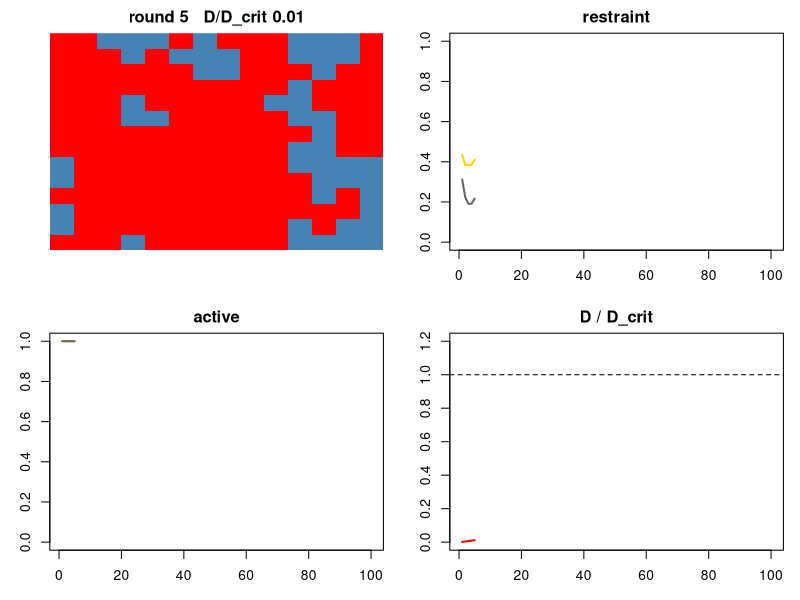
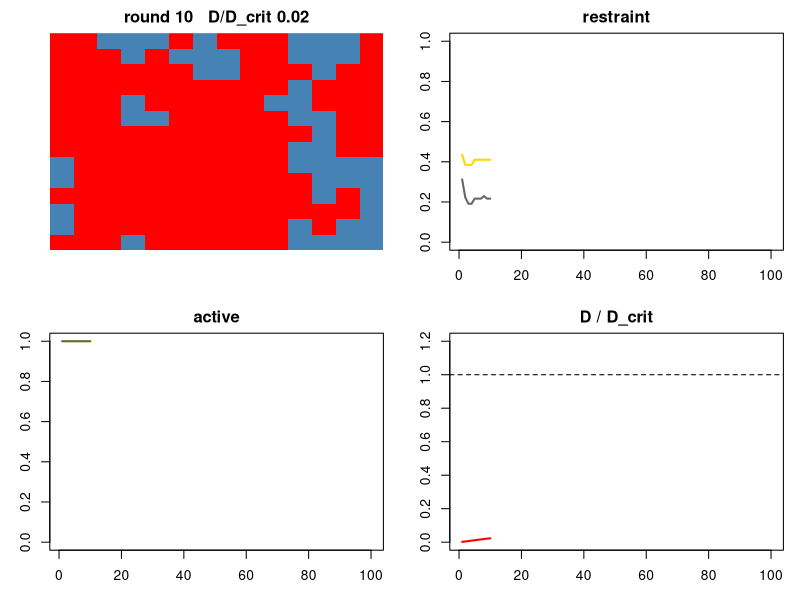
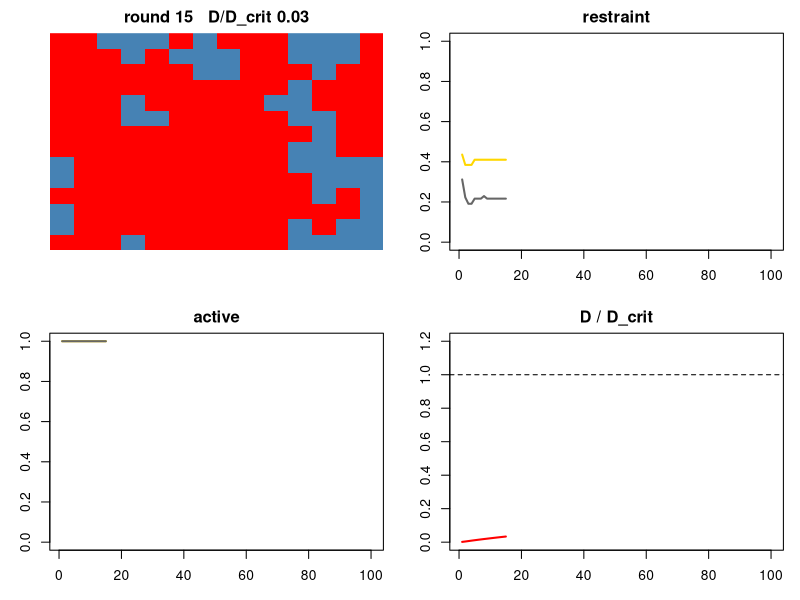
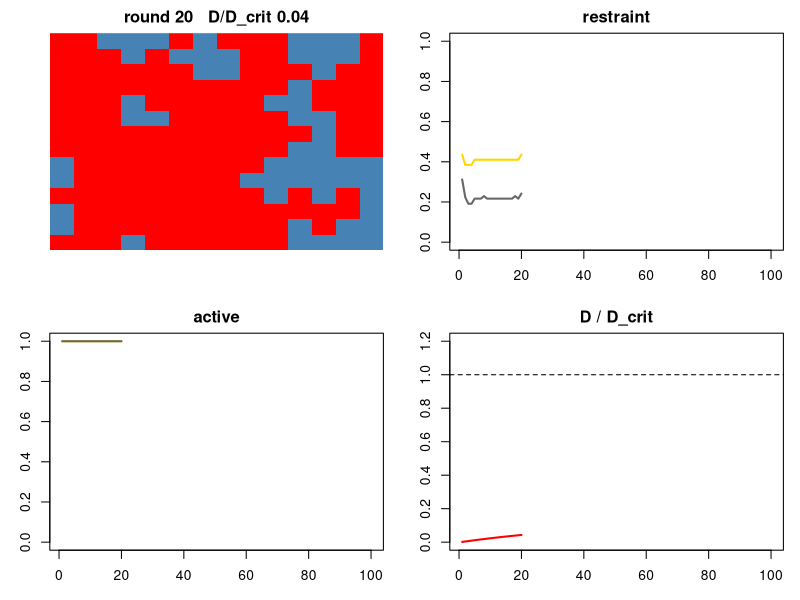
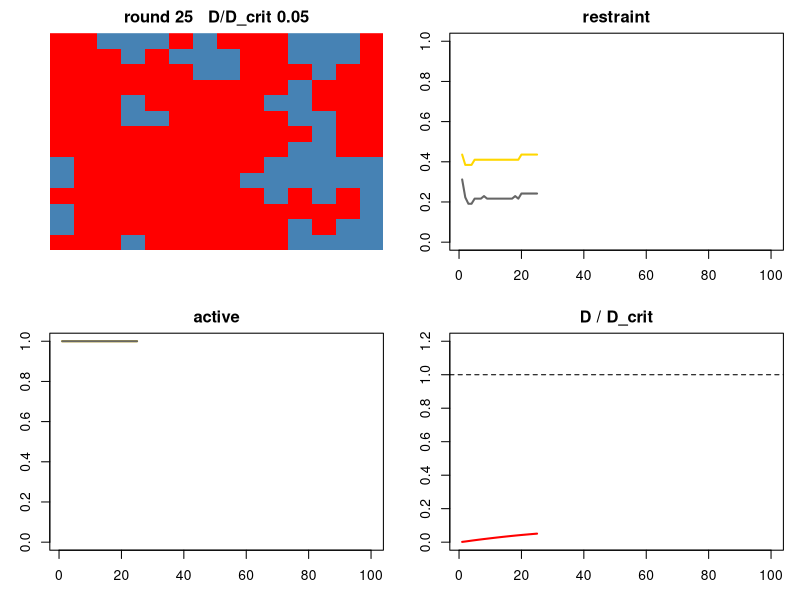
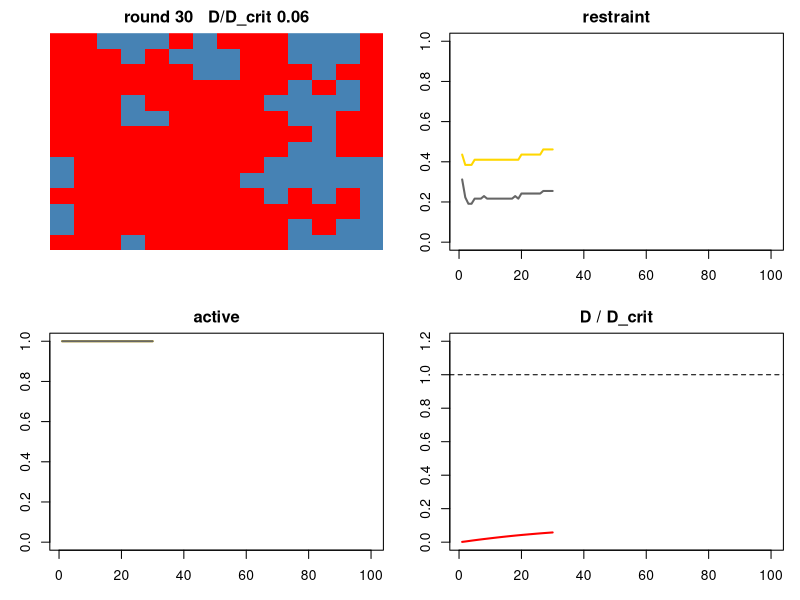
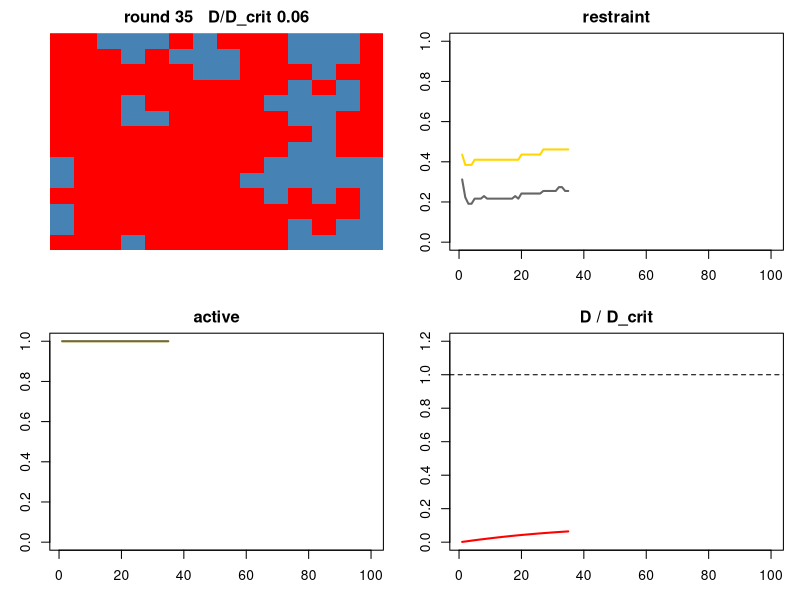
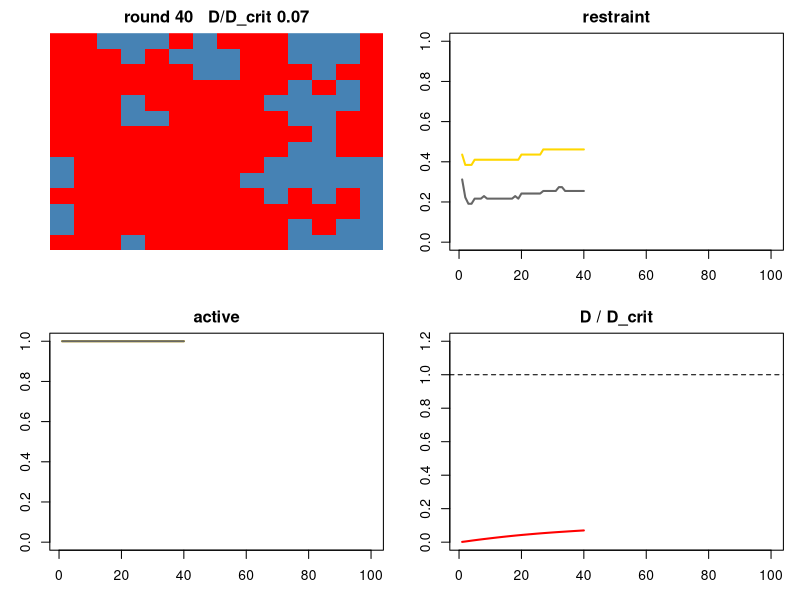

Reproduce these figures in R, in order.
#Model 02: literature values (was commons_v3.R, 18 Oct 2026)

#one agent = one country. 196 of them, one vote each. two groups: A rich, B poor, 20/80.
#agents emit or restrain. emitting earns more. every emitter adds alpha to D.
#the sink removes a share s of D every round. restrainers above the balance point remove beta each.
#everyone loses dg*D. same absolute amount, so it hurts the poor more.
#at zero resources you are out. permanently.
#each round agents copy the best paid of their four neighbours.
#mechanisms plug in at step 5 and change payoff and D only.
#one round = one year. T = 100 is 2025 to 2125.

#changes from v2, all from the literature search (grounding_report.md):
#  20/80 groups, ratio 4          Vasconcelos et al. 2014
#  income = b0*r^gamma            Cobb-Douglas, DICE-2023. replaces share = b0*h2/(r+h2)
#  a = 0.9                        IPCC AR6 WG3: decarbonisation costs 1 to 4% of GDP
#  dg = 0.0001                    1 to 10% income loss at 2 C, not 25 to 43%
#  sink = s*D                     IPCC AR6 WG1, MacDougall 2020. replaces the fixed sink
#  T = 100                        every source stops at 2100
#not fixed yet: gamma, C, alpha, beta, s. all swept later.

#make sure R is clear of old variables
rm(list=ls())

#use set.seed to fix random number generator
set.seed(100)

#set grid size and number of rounds
nd=14
T=100

#set starting resources for each group, and the share of cells that are group A
rA=40
rB=10
pA=0.2

#set income. income = b0*r^gamma. the rich earn more but less per unit. restraining earns a times that
b0=0.125
gamma=0.3
a=0.9

#below this you cannot restrain
C=8

#set commons. each emitter adds alpha. the sink removes s*D.
#restrainers above sigma*N remove beta each
alpha=0.05
s=0.02
beta=0.01
sigma=0.5

#set damage. each agent loses dg*D
dg=0.0001

#share emitting at t=0, and chance per round to restrain regardless
pinit=0.5
prand=0.01

#mechanism. none, flat_fee or wealth_levy. theta is the rate
mech="none"
theta=0

#draw while running. every n rounds
live=TRUE
every=5

#---------------------------------------------------------------
#set grids
#---------------------------------------------------------------

group=array(0,dim=c(nd,nd))     #0 = A, 1 = B
resource=array(0,dim=c(nd,nd))
grid=array(0,dim=c(nd,nd))      #1 = emit, 0 = restrain
income=array(0,dim=c(nd,nd))
payoff=array(0,dim=c(nd,nd))
alive=array(1,dim=c(nd,nd))
cumwb=array(0,dim=c(nd,nd))     #sum of resources held, for well-being
pay=array(0,dim=c(nd,nd))
get=array(0,dim=c(nd,nd))

N=nd*nd
Dh=numeric(T); actAh=numeric(T); actBh=numeric(T)
restAh=numeric(T); restBh=numeric(T)

#---------------------------------------------------------------
#initialize. groups fixed 20/80 and shuffled. resources from group. strategy random
#---------------------------------------------------------------

nA=round(pA*N)
tmp=sample(c(rep(0,nA),rep(1,N-nA)))
k=0
for(i in 1:nd){
  for(j in 1:nd){
    k=k+1
    group[i,j]=tmp[k]
    if(group[i,j]==0) resource[i,j]=rA else resource[i,j]=rB
    if(runif(1,0,1)<pinit) grid[i,j]=1.0 else grid[i,j]=0.0
  }
}

#D where damage equals mean income. reporting line only
D_crit=mean(b0*resource^gamma)/dg
D=0.0

#---------------------------------------------------------------
#plot. grid, restraint, active, D/D_crit
#---------------------------------------------------------------

if(live) try(quartz(width=10,height=7),silent=TRUE)
draw=function(t){
  par(mfrow=c(2,2),mar=c(3,3,2,1))
  g=alive*(grid+1)   #0 out, 1 restrain, 2 emit
  image(1:nd,1:nd,t(g[nd:1,]),col=c("black","steelblue","red"),zlim=c(0,2),
        main=paste("round",t,"  D/D_crit",round(D/D_crit,2)),xlab="",ylab="",axes=FALSE)
  plot(1:t,restAh[1:t],type="l",lwd=2,col="gold",xlim=c(1,T),ylim=c(0,1),main="restraint",xlab="",ylab="")
  lines(1:t,restBh[1:t],lwd=2,col="grey40")
  plot(1:t,actAh[1:t],type="l",lwd=2,col="gold",xlim=c(1,T),ylim=c(0,1),main="active",xlab="",ylab="")
  lines(1:t,actBh[1:t],lwd=2,col="grey40")
  plot(1:t,Dh[1:t]/D_crit,type="l",lwd=2,col="red",xlim=c(1,T),ylim=c(0,max(1.2,Dh[1:t]/D_crit)),
       main="D / D_crit",xlab="",ylab="")
  abline(h=1,lty=2)
}

#---------------------------------------------------------------
#run
#---------------------------------------------------------------

for(t in 1:T){

  #step 1: act. a few restrain regardless. below C you emit. the dead do nothing
  for(i in 1:nd){
    for(j in 1:nd){
      if(alive[i,j]==0){ grid[i,j]=0; next }
      if(runif(1,0,1)<prand) grid[i,j]=0
      if(resource[i,j]<C) grid[i,j]=1
    }
  }

  #step 2: earn
  for(i in 1:nd){
    for(j in 1:nd){
      if(alive[i,j]==0) income[i,j]=0
      else if(grid[i,j]==1) income[i,j]=b0*resource[i,j]^gamma
      else income[i,j]=a*b0*resource[i,j]^gamma
    }
  }

  #step 3: commons. count emitters and restrainers
  nem=0; nres=0
  for(i in 1:nd){
    for(j in 1:nd){
      if(alive[i,j]==1 && grid[i,j]==1) nem=nem+1
      if(alive[i,j]==1 && grid[i,j]==0) nres=nres+1
    }
  }
  D=D+alpha*nem-s*D-beta*max(0,nres-sigma*N)
  if(D<0) D=0

  #step 4: damage
  for(i in 1:nd){
    for(j in 1:nd){
      payoff[i,j]=income[i,j]-dg*D
      if(alive[i,j]==0) payoff[i,j]=0
    }
  }

  #step 5: mechanism. who pays, then pot split across B
  pay[,]=0; get[,]=0
  if(theta>0 && mech!="none"){
    for(i in 1:nd){
      for(j in 1:nd){
        if(alive[i,j]==0) next
        if(mech=="flat_fee" && grid[i,j]==1) pay[i,j]=theta
        if(mech=="wealth_levy" && group[i,j]==0) pay[i,j]=theta*resource[i,j]
      }
    }
    nB=sum(alive==1 & group==1)
    if(nB>0) get[alive==1 & group==1]=sum(pay)/nB
    payoff=payoff-pay+get
  }

  #step 6: settle. resources move. at zero you are out
  for(i in 1:nd){
    for(j in 1:nd){
      if(alive[i,j]==1) resource[i,j]=resource[i,j]+payoff[i,j]
      if(resource[i,j]<=0){ alive[i,j]=0; resource[i,j]=0; grid[i,j]=0 }
    }
  }
  cumwb=cumwb+resource

  #step 7: imitate. copy the best paid of self and four neighbours. all at once
  newgrid=grid
  for(i in 1:nd){
    for(j in 1:nd){
      if(alive[i,j]==0) next

      # boundary conditions are periodic and wrap round
      if(i-1==0) am=nd else am=i-1
      if(i+1>nd) ap=1 else ap=i+1
      if(j-1==0) bm=nd else bm=j-1
      if(j+1>nd) bp=1 else bp=j+1

      best=payoff[i,j]; bests=grid[i,j]
      if(alive[ap,j]==1 && payoff[ap,j]>best){ best=payoff[ap,j]; bests=grid[ap,j] }
      if(alive[am,j]==1 && payoff[am,j]>best){ best=payoff[am,j]; bests=grid[am,j] }
      if(alive[i,bp]==1 && payoff[i,bp]>best){ best=payoff[i,bp]; bests=grid[i,bp] }
      if(alive[i,bm]==1 && payoff[i,bm]>best){ best=payoff[i,bm]; bests=grid[i,bm] }
      newgrid[i,j]=bests
    }
  }
  grid=newgrid

  #step 8: record
  Dh[t]=D
  actAh[t]=mean(alive[group==0]); actBh[t]=mean(alive[group==1])
  lA=(alive==1 & group==0); lB=(alive==1 & group==1)
  restAh[t]=if(sum(lA)>0) 1-mean(grid[lA]) else NA
  restBh[t]=if(sum(lB)>0) 1-mean(grid[lB]) else NA

  if(live && (t%%every==0 || t==T)){ draw(t); Sys.sleep(0.02) }
}

#---------------------------------------------------------------
#outcomes
#---------------------------------------------------------------

grid
alive

#share still active, per group
actAh[T]
actBh[T]

#restraint, per group
restAh[T]
restBh[T]

#commons at end, relative to critical
D/D_crit

#first round where a group is fully out. NA if never
if(any(actAh==0)) min(which(actAh==0)) else NA
if(any(actBh==0)) min(which(actBh==0)) else NA

#well-being = average resources held per round. three criteria
wb=cumwb/T
mean(wb)                                  #utilitarian
mean(wb[group==1])                        #maximin. B mean
mean(wb[group==0])-mean(wb[group==1])     #egalitarian. gap

if(!live) draw(T)
